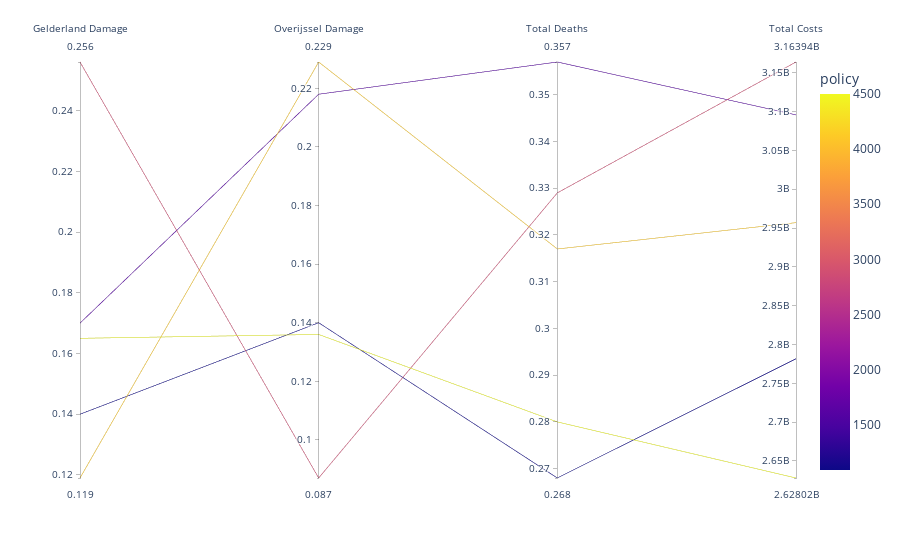

The code cell stored with this chart in its notebook:
### Code cell
fig = px.parallel_coordinates(domain_chosen, color = "policy", dimensions=["Gelderland Damage", "Overijssel Damage",
                                                                                    "Total Deaths",  "Total Costs"])
fig.show()

### Figure 1 — Plotly figure (JSON) as saved in the notebook; plotly's stock layout.template omitted (floating-point values rounded to 4 significant figures)
{"data": [{"dimensions": [{"label": "Gelderland Damage", "values": [0.165, 0.14, 0.119, 0.17, 0.256]}, {"label": "Overijssel Damage", "values": [0.136, 0.14, 0.229, 0.218, 0.087]}, {"label": "Total Deaths", "values": [0.28, 0.268, 0.317, 0.357, 0.329]}, {"label": "Total Costs", "values": [2628000000.0, 2782000000.0, 2957000000.0, 3096000000.0, 3164000000.0]}], "domain": {"x": [0, 1], "y": [0, 1]}, "line": {"color": [4500, 1088, 4111, 1601, 2883], "coloraxis": "coloraxis"}, "name": "", "type": "parcoords"}], "layout": {"autosize": true, "coloraxis": {"colorbar": {"title": {"text": "policy"}}, "colorscale": [[0, "#0d0887"], [0.1111, "#46039f"], [0.2222, "#7201a8"], [0.3333, "#9c179e"], [0.4444, "#bd3786"], [0.5556, "#d8576b"], [0.6667, "#ed7953"], [0.7778, "#fb9f3a"], [0.8889, "#fdca26"], [1, "#f0f921"]]}, "legend": {"tracegroupgap": 0}, "margin": {"t": 60}}}
